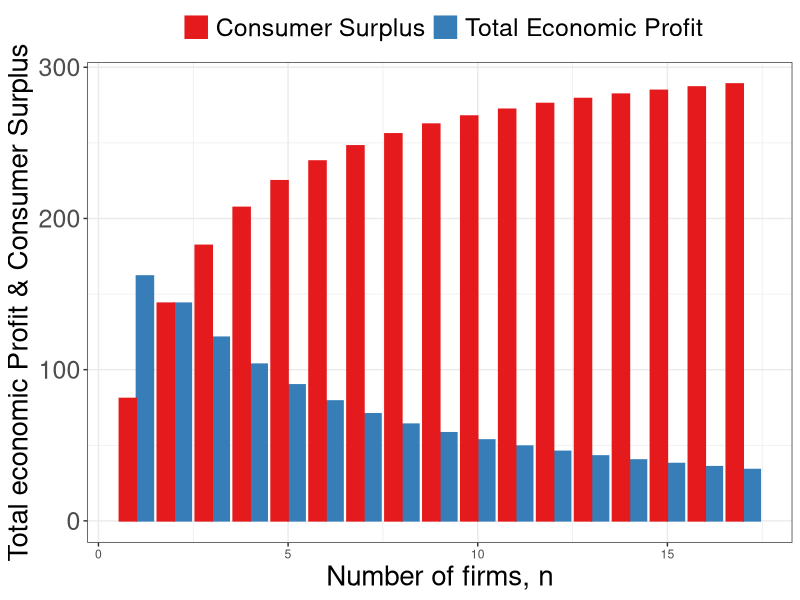

The R script that drew this image: (Note: this script raises an error after producing the figure.)
require(shape)
pdf(file = "competitionmarkets/consumersurplus_profits.pdf", width = 9, height = 7)

#Set parameters for graphics
pointsize <- 1.8
axislabelsize <- 1.8
labelsize <- 1.5
namesize <- 1.8
annotatesize <- 1.5
graphlinewidth <- 2
segmentlinewidth <- 1.5

COL <- c("#7fc97f", "#beaed4", "#fdc086", "#ffff99", "#386cb0", "#f0027f", "#bf5b17", "#666666")
COLA <- c("#e0f3db", "#99d8c9","#66c2a4","#41ae76", "#238b45", "#005824")
COLB <- c("#c6dbef", "#4eb3d3", "#2b8cbe", "#0868ac","#084081")

par(mar =  c(6, 6, 4, 4))

marketProfit <- function(n, s = 0.5, pmax = 20, c1 = 2) {
  n*(1/(n+1)^2)*(pmax - c1)^2/(s)
}

consumerSurplus <- function(n, s = 0.5, pmax = 20, c1 = 2) {
  (1/2)*(pmax - (c1 + ((1/(n+1))*(pmax -c1)  )) )*(n/(n+1))*( (pmax - c1)/(s))
}



# brfPE <- function(ea, alpha = 16, beta = 1/12) {
#   alpha*(1 - beta*ea)
# }
# 
# indiffeA <- function(ea, alpha = 16, beta = 1/24, uA = 46.08) {
#   1/beta - (0.5*ea)/(alpha*beta) - uA/(alpha*beta*ea)
# }
# 
# indiffB <- function(eb, alpha = 16, beta = 1/24, uB = 46.08) {
#   (alpha*eb - uB - 0.5*eb^2)/(alpha*beta*eb)
# }
# 
# indiffB2 <- function(ea, alpha = 16, beta = 1/24, uB = 46.08) {
#   sqrt(alpha^2*(beta*ea - 1)^2 - 2*uB) - alpha*beta*ea + alpha
# }
# 
# indiffB3 <- function(ea, alpha = 16, beta = 1/24, uB = 46.08) {
#   -sqrt(alpha^2*(beta*ea - 1)^2 - 2*uB) - alpha*beta*ea + alpha
# }


#Input into Wolfram Alpha: solve for x y = 1/b - (0.5*x)/(a*b) - u/(a*b*x)

# indiffAlowB <- function(eb, alpha = 16, beta = 1/24, uA = 46.08) {
#   0.5*(-sqrt((2*alpha*beta*eb - 2*alpha)^2 - 8*uA)) - 2*alpha*beta*eb + 2*alpha
# }
# 
# indiffAlow <- function(ea, alpha = 16, beta = 1/24, uA = 46.08) {
#   0.5*(-sqrt((2*alpha*beta*ea - 2*alpha)^2 - 8*uA)) - 2*alpha*beta*ea + 2*alpha
# }
# 
# indiffAgain <- function(ea, alpha = 16, beta = 1/24, uA = 46.08) {
#   (-2*alpha*ea +2*uA + ea^2 )/ ( 2 * alpha * beta * ea)
# }

library(tidyverse)
xlims <- c(1, 17)

n <- seq(xlims[1], xlims[2], by = 1)
profitN <- marketProfit(n)
csN <- consumerSurplus(n)
df <- data.frame(n, profitN, csN)

df1 <- 
  df %>% 
  gather(type, value, -n)
  
df1 %>%
  ggplot(aes(x = n, y = value, fill = type, color = type)) + 
  geom_bar(stat = "identity", position = "dodge") + 
  xlab("Number of firms, n") +
  ylab("Total economic Profit & Consumer Surplus") + 
  scale_fill_brewer(type = "qual", palette = "Set1", name = "",
                    breaks = c("csN", "profitN"),
                    labels = c("Consumer Surplus", "Total Economic Profit")
                    ) + 
  scale_color_brewer(type = "qual", palette = "Set1", name = "",
                     breaks = c("csN", "profitN"),
                     labels = c("Consumer Surplus", "Total Economic Profit")
  ) +
  theme_bw() + theme(legend.position="top",
              axis.title = element_text(size = 20),
              axis.title.y = element_text(size = 20),
              axis.text.y = element_text(size = 18),
              #legend.title = element_text(size = 16),
              legend.text = element_text(size = 18),
              legend.title = element_text(size = 18))
#ggsave(file = "competitionmarkets/consumersurplus_profits.pdf", device = "pdf", width = 6, height = 4)
  

#B's value when at A's bliss point
#0.35*log(5.88) + 0.35*log(8.88) + 0.5*log(10 - 5.88) + 0.5*log(15 - 8.88) 

#B's bliss point x = 4.11765; y = 6.17647
#A's value when at A's bliss point
#0.5*log(4.11765) + 0.5*log(6.17647) + 0.35*log(10 - 4.11765) + 0.35*log(15 - 6.17647) 

# 
# plot(0, 0, xlim = xlims, ylim = ylims, type = "n",
#      xlab = expression(paste("")),
#      ylab = expression(paste("")), 
#      xaxt = "n", 
#      yaxt = "n", 
#      cex.lab = axislabelsize, 
#      bty = "n",
#      xaxs="i", 
#      yaxs="i")
# 
# # ticksy <- seq(from = 0, to = ylims[2], by = 20)
# # ylabels <- seq(from = 0, to = ylims[2], by = 20)
# # ticksx <- seq(from = 0, to = xlims[2], by = 2)
# # xlabels <- seq(from = 0, to = xlims[2], by = 2)
# ticksy <- c(0, ylims[2])
# ylabels <- c(NA, NA)
# ticksx <- c(0, xlims[2])
# xlabels <- c(NA, NA)
# 
# axis(1, at = ticksx, pos = 0, labels = xlabels)
# 
# #text(x = c(0, 12, 18, 36, xlims[2]), par("usr")[3] - 0.4, labels = xlabels, srt = 0, pos = 1, xpd = TRUE)
# 
# axis(2, at = ticksy, pos = 0, labels = ylabels, las = 1)
# 
# npts <- 500 
# xx1 <- seq(xlims[1], xlims[2], length.out = npts)
# xx2 <- seq(1, xlims[2], length.out = npts)
# 
# lines(xx2, consumerSurplus(xx2, s = 1/2, pmax = 20, c1 = 2), col = COLA[4], lwd = graphlinewidth)
# lines(xx2, marketProfit(xx2, s = 1/2, pmax = 20, c1 = 2), col = COLB[4], lwd = graphlinewidth)

# segments(0, 12, 12, 12, lty = 2, col = "gray" , lwd = segmentlinewidth)
# segments(12, 0, 12, 12, lty = 2, col = "gray" , lwd = segmentlinewidth)

#mtext(expression(paste("A's output, ", x^A)), side=1, line = 2.5, cex = axislabelsize)
text(0.5*(xlims[2]), -35, expression(paste("Number of firms, ", n)), xpd = TRUE, cex = axislabelsize) 
text(-1.8, 0.5*ylims[2], expression(paste("Market profits and consumer surplus, $")), xpd = TRUE, cex = axislabelsize, srt = 90) 

#segments(4.11765, 6.17647, 5.88, 8.88, lty = 1, col = COL[2] , lwd = graphlinewidth)
#text(7.3, 3, expression("Pareto Efficient"))
#text(7.3, 2.5, expression("Curve"))
#Arrows(7.3, 3.5, 7.3, 6.1, col = "black", lty = 1, lwd = 2, arr.type = "triangle", arr.lwd = 0.5)

#Label the iso-welfare functions for the HG, Aisha
# text(3.8, 1.5, expression(u[1]^A))
# text(4.6, 1.5, expression(u[2]^A))
# text(5.5, 1.5, expression(u[3]^A))
#text(6.6, 8.3, expression(u[4]^A))

#Label the indifference curves for the HG, Betty
# text(7.6, 17, expression(u[1]^B))
# text(6.75, 17, expression(u[2]^B))
# text(6, 17, expression(u[3]^B))
#text(3.4, 6.9, expression(v[4]^B))

#Label point i. 
# points(12, 12, pch = 16, col = "black", cex = 1.5)
# text(16.5, 12.5, expression(paste("Nash Equilibrium")))
# text(11.3, 11.3, expression(paste("n")))

#Annotate Pareto Efficient Curve and relevant points
# segments(8, 6, 6, 8, lty = 1, col = COL[2] , lwd = graphlinewidth)
# points(6, 8, pch = 16, col = "black", cex = 1.5)
# text(6, 8.5, expression(paste("g")))
# 
# points(8, 6, pch = 16, col = "black", cex = 1.5)
# text(7, 7.5, expression(paste("i")))
# 
# points(7, 7, pch = 16, col = "black", cex = 1.5)
# text(8, 6.5, expression(paste("f")))

#points(5.84, 8.77, pch = 16, col = "black", cex = 1.5)

#B's brf
text(14, 270, expression(paste("Consumer surplus")), cex = labelsize)
#text(14, 6, expression(paste("function")))
#Arrows(29.5, 6.75, 24, 6.75, col = "black", lty = 1, lwd = 2, arr.type = "triangle", arr.lwd = 0.5)

#A's brf
text(14, 50, expression(paste("Market profits")), cex = labelsize)
#text(6, 32.75, expression(paste("function")))
#Arrows(6, 32, 6, 26, col = "black", lty = 1, lwd = 2, arr.type = "triangle", arr.lwd = 0.5)



# par(new = TRUE)
# 
# #Use the same x and ylims as previously, but with locations switched
# xlims2 <- c(18, 0)
# ylims2 <- c(18, 0)

#Leave the ylab and xlab blank to ensure no axes titles
# plot(0, 0, xlim = xlims2, ylim = ylims2, type = "n",
#      xlab = expression(paste("")),
#      ylab = expression(paste("")),
#      xaxt = "n", 
#      yaxt = "n", 
#      cex.lab = 1.3, 
#      bty = "n",
#      xaxs="i", 
#      yaxs="i")
# 
# 
# lines(xx1, indiffAlow(xx1, uA = 46.08, alpha = 16, beta = 1/24), col = COL[2], lwd = graphlinewidth)


#Set up axes at sides 3 and 4 (top and right)
# axis(side = 3, at = ticksx, pos = 0, labels = xlabels)
# axis(side = 4, at = ticksy, pos = 0, labels = ylabels, las = 0)
# mtext("B's Apples, x", side=3, line = 2.5, cex = axislabelsize)
# text(-0.8, 7, expression(paste("B's Oranges, y")), xpd = TRUE, cex = axislabelsize, srt = 270) 
# 
# #Add arrows:
# arrows(-0.8, 10, -0.8, 14, xpd = TRUE, length=0.1,angle=40,lwd=3)
# arrows(6.2, -1.8, 9, -1.8, xpd = TRUE, length=0.1,angle=40,lwd=3)
# 

#Customize ticks and labels for the plot
#ticksy <- seq(from = 0, to = 15, by = 1)
#ylabels <- seq(from = 0, to = 15, by = 1)
#ticksx <- seq(from = 0, to = 10, by = 1)
#xlabels <- seq(from = 0, to = 10, by = 1)
#axis(1, at = ticksx, pos = 0, labels = xlabels)
#axis(2, at = ticksy, pos = 0, labels = ylabels, las = 0)

dev.off()
